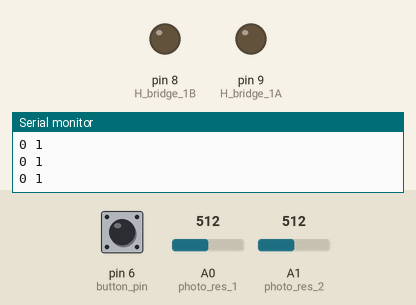
A sketch run on a simulated Arduino Uno, built with avr-gcc and run on an emulated ATmega328P. Shown: output pins drawn as LEDs (lit = HIGH), the last lines printed to the serial monitor. Inputs (shaded band) come from the test bench; at power-on: pin 6 (button_pin) LOW, A0 (photo_res_1) = 512, A1 (photo_res_2) = 512.

Above: at 1.2 s.
1.3 s: pin 6 (button_pin) pulled HIGH for 0.15 s
At 2.5 s:
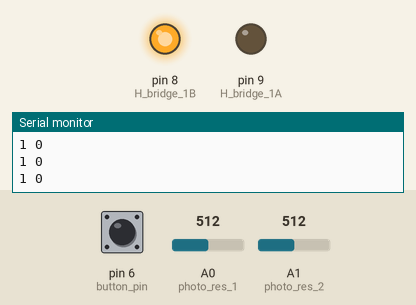
2.9 s: pin 6 (button_pin) pulled HIGH for 1 s
At 3.9 s:
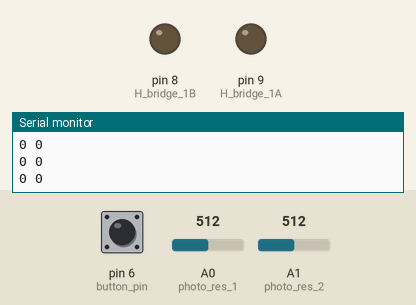
5.4 s: pin 6 (button_pin) pulled HIGH for 0.15 s
At 5.9 s:
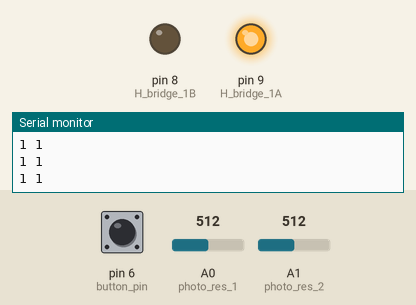
7.0 s: pin 6 (button_pin) pulled HIGH for 3.2 s
At 8.2 s:
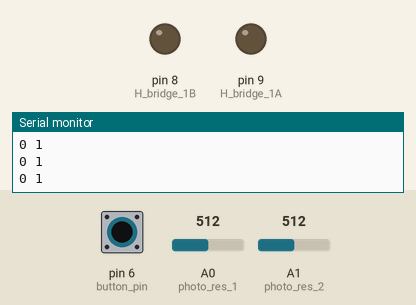
Timing chart, 0 to 10.0 s (numbered marks = the images above; inputs shaded):
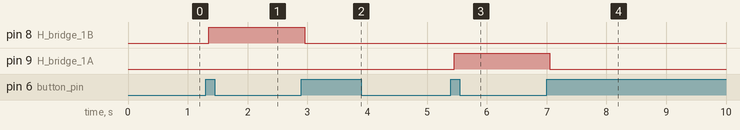

The sketch:

hat_control.ino
```cpp
int photo_res_1 = A0;
int photo_res_2 = A1;
short button_pin = 6;
short H_bridge_1A = 9;
short H_bridge_1B = 8;

boolean turn_direction = true; // true - counter-clockwise, false - clockwise
boolean turn_flag = false;

unsigned long lastDebounceTime = 0;
unsigned long debounceDelay = 50;
bool button_state = false;
int last_button_reading = 0;

int counter = 0;

void setup() {
  pinMode(photo_res_1, INPUT);
  pinMode(photo_res_2, INPUT);
  pinMode(button_pin, INPUT);

  pinMode(H_bridge_1A, OUTPUT);
  pinMode(H_bridge_1B, OUTPUT);
  digitalWrite(H_bridge_1A, LOW);
  digitalWrite(H_bridge_1B, LOW);

  Serial.begin(9600);
}

void loop() {
  float pr_val_1 = analogRead(photo_res_1);
  float pr_val_2 = analogRead(photo_res_2);
  /*
  Serial.print("Res1: ");Serial.print(calculate_rolling_average_1(pr_val_1)); Serial.print(" ");
  Serial.print("Res2: ");Serial.print(calculate_rolling_average_2(pr_val_2)); Serial.print(" ");
  Serial.println("");
*/
  int button_reading = digitalRead(button_pin);


   // If the switch changed, due to noise or pressing:
  if (button_reading != last_button_reading) {
    // reset the debouncing timer
    lastDebounceTime = millis();
  }

  if ((millis() - lastDebounceTime) > debounceDelay) {
    if (button_reading != button_state) {
      button_state = button_reading;

      if (button_state == HIGH) {
        turn_flag = !turn_flag;
        counter++;
        if(counter%2){
          turn_direction = !turn_direction;
        }
      }
    }
  }

  last_button_reading = button_reading;

  if(turn_flag){
    // turn counter-clockwise
    if(turn_direction){
      digitalWrite(H_bridge_1A, HIGH);
      digitalWrite(H_bridge_1B, LOW);
    }
    // turn clockwise
    else{
      digitalWrite(H_bridge_1A, LOW);
      digitalWrite(H_bridge_1B, HIGH);
    }
  }
  else{
    digitalWrite(H_bridge_1A, LOW);
    digitalWrite(H_bridge_1B, LOW);
  }

  Serial.print(turn_flag);
  Serial.print(" " );
  Serial.println(turn_direction);


}
```

smoothing.ino
```cpp
const int num_of_readings = 20;

float calculate_rolling_average_1(float analog_val){
  static int readings[num_of_readings];

  static int index = 0;
  static long total = 0;

  // subtract the last reading:
  total = total - readings[index];

  // read from the sensor:
  readings[index] = analog_val;

  // add the reading to the total:
  total= total + readings[index];

  // advance to the next position in the array:
  index = index + 1;

  // if we're at the end of the array...
  if (index >= num_of_readings)
    // ...wrap around to the beginning:
    index = 0;

  // calculate the average:
  float average = total / num_of_readings;

  return average;
}

float calculate_rolling_average_2(float analog_val){
  static int readings[num_of_readings];

  static int index = 0;
  static long total = 0;

  // subtract the last reading:
  total = total - readings[index];

  // read from the sensor:
  readings[index] = analog_val;

  // add the reading to the total:
  total= total + readings[index];

  // advance to the next position in the array:
  index = index + 1;

  // if we're at the end of the array...
  if (index >= num_of_readings)
    // ...wrap around to the beginning:
    index = 0;

  // calculate the average:
  float average = total / num_of_readings;

  return average;
}
```

testing_sketch.ino
```cpp
/*
int photo_res_1 = A0;
int photo_res_2 = A1;
short button_pin = 6;
short H_bridge_1A = 9;
short H_bridge_1B = 8;

boolean turn_direction = true; // true - counter-clockwise, false - clockwise
boolean turn_flag = false;

unsigned long lastDebounceTime = 0;
unsigned long debounceDelay = 50;
bool button_state = false;
int last_button_reading = 0;

int counter = 0;

void setup() {
  pinMode(photo_res_1, INPUT);
  pinMode(photo_res_2, INPUT);
  pinMode(button_pin, INPUT);

  pinMode(H_bridge_1A, OUTPUT);
  pinMode(H_bridge_1B, OUTPUT);
  digitalWrite(H_bridge_1A, LOW);
  digitalWrite(H_bridge_1B, LOW);

  Serial.begin(9600);
}

void loop() {
  float pr_val_1 = analogRead(photo_res_1);
  float pr_val_2 = analogRead(photo_res_2);

  float pr_1 = calculate_rolling_average_1(pr_val_1);
  float pr_2 = calculate_rolling_average_2(pr_val_2);
  float pr_diff = pr_1 - pr_2;

  Serial.print("Res1: ");Serial.print(pr_1); Serial.print(" ");
  Serial.print("Res2: ");Serial.print(pr_2); Serial.print(" ");
  Serial.print("diff: ");Serial.print(pr_diff); Serial.print(" ");
  Serial.println("");

  int button_reading = digitalRead(button_pin);

   // If the switch changed, due to noise or pressing:
  if (button_reading != last_button_reading) {
    // reset the debouncing timer
    lastDebounceTime = millis();
  }

  if ((millis() - lastDebounceTime) > debounceDelay) {
    if (button_reading != button_state) {
      button_state = button_reading;

      if (button_state == HIGH) {
        turn_flag = !turn_flag;
        counter++;
        if(counter%2){
          turn_direction = !turn_direction;
        }
      }
    }
  }

  last_button_reading = button_reading;

  if(turn_flag){


    // turn counter-clockwise
    if(turn_direction){
      digitalWrite(H_bridge_1A, HIGH);
      digitalWrite(H_bridge_1B, LOW);
    }
    // turn clockwise
    else{
      digitalWrite(H_bridge_1A, LOW);
      digitalWrite(H_bridge_1B, HIGH);
    }
  }
  else{
    digitalWrite(H_bridge_1A, LOW);
    digitalWrite(H_bridge_1B, LOW);
  }


}
*/
```

Measured:
- after the input at 1.3 s, pin 8 (H_bridge_1B): LOW → HIGH after 0.05 s
- after the input at 2.9 s, pin 8 (H_bridge_1B): HIGH → LOW after 0.05 s
- after the input at 5.4 s, pin 9 (H_bridge_1A): LOW → HIGH after 0.06 s
- after the input at 7.0 s, pin 9 (H_bridge_1A): HIGH → LOW after 0.05 s
